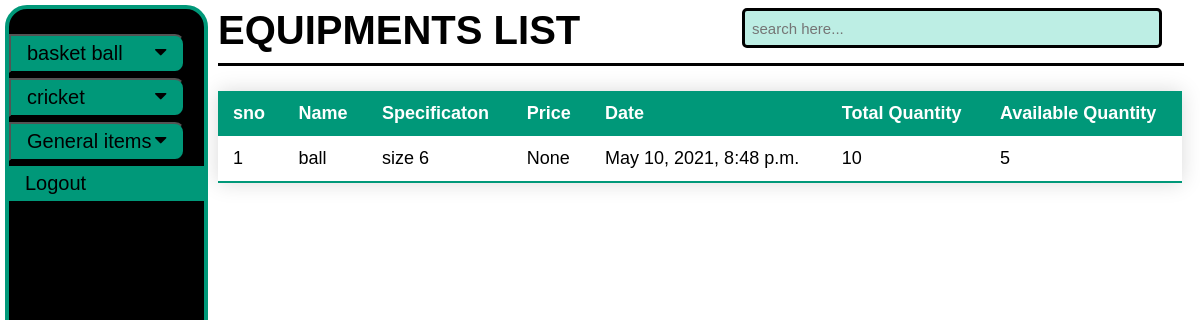
The page /1/equipmentsList/ (signed in) on the database its author committed.
### sportapp/models.py (models this page shows, shortened)
class clubs(models.Model):
    name = models.CharField(max_length=30,help_text='Enter a club name')
    secy_name= models.CharField(max_length=30,help_text='Enter a secy name')
    email=  models.EmailField()
    dept=models.CharField(max_length=40,help_text='Department')
    prog=models.CharField(max_length=50,help_text='Programme')

class equipment(models.Model):
    id = models.UUIDField(primary_key=True, default=uuid.uuid4, help_text='Unique ID for this particular equipment')
    name = models.CharField(max_length=30)
    total_quantity= models.IntegerField(null=True)
    available_quantity=models.IntegerField(null=True)
    sport= models.ForeignKey('clubs', on_delete=models.CASCADE)
    specification=models.TextField(null=True)
    date=models.DateTimeField(auto_now=True)
    price=models.FloatField(null=True)

### sportapp/views.py (the view)
# urls.py: path('<pk>/equipmentsList/', views.EquipmentListView, name='equipmentsList'),
@login_required(redirect_field_name='')
def EquipmentListView(request,pk):                                        #Equipment list view
    clubs_list=clubs.objects.all()
    club=clubs.objects.get(pk=pk)                                           # retrieving the required club
    equipments=club.equipment_set.all()                                     # all equipments of the required club
    equipments1=list(equipments)                                            # converting the equipments in the required club to list data type to sort them in alphabetical order
    equipments1.sort(key=alphabet)
    superin=issup(request)
    gensec=isgen(request)
    isre=0
    rem_clubs=[]
    ownclub=0                                                              # to separate general users from secy
    if(clubs.objects.filter(email=request.user.email)):                      #to find if user is secy of any club or general user
                clubs_list=clubs.objects.filter(email=request.user.email)
                rem_clubs=clubs.objects.exclude(email=request.user.email)
                isre=1
                if(clubs.objects.get(email=request.user.email).email==club.email):
                   ownclub=1
    elif(gensec or superin):
           isre=1
    context = {
             'clubs_list': clubs_list,
             'pk': pk,
            'equipments':equipments1,
            'super':superin,
            'gensec':gensec,
            'isre':isre,
            'rem':rem_clubs,
            'ownclub':ownclub
        }
    return render(request, 'sportapp/equipments_list.html', context)

### sportapp/views.py (called while the page is built)
def isgen(request):
    if request.user.email=="n.kailash@iitg.ac.in":
        return True
    else :
        return False

def issup(request):
    if request.user.email=="kpatel@iitg.ac.in":     # mail id of Superindent
        return True
    else :
        return False

def alphabet(d):                                                           #function for sorting based on name of the equipments
    return d.name

### sportapp/templates/sportapp/equipments_list.html (shortened to what this page needs)
<!DOCTYPE html>
<html>
<head>
<link rel="stylesheet" href="https://cdnjs.cloudflare.com/ajax/libs/font-awesome/4.7.0/css/font-awesome.min.css">
<link rel="stylesheet" type="text/css" href="../../static/style.css">
<link rel="stylesheet" type="text/css" href="../../static/sidebar.css">
</head>
<body>
<div class="sidenav">
    {% if clubs_list %}
    {% for club in clubs_list %}
  <button class="dropdown-btn">{{club.name}}
    <i class="fa fa-caret-down"></i>
    </button>
  {% endfor %}
  {% endif %}
   <button class="dropdown-btn">General items
    <i class="fa fa-caret-down"></i>
  </button>
  <a href="{% url 'django_auth_adfs:logout' %}">Logout</a>
</div>
<div class="main">
{% if super %}
  <div class="header"><h1>Equipments list</h1>
    <span>
    <a href="{% url 'equipments' pk %}" class="myButton" >Add Equipments</a>
    <input type="text" id="myInput" onkeyup="myFunction()" placeholder="search here..." title="Type in a name">
    </span>
    <hr style="width:100%", size="3", color=black>
  </div>
     {% else  %}
     <div class="header"><h1>Equipments list</h1>
      <span>
      <input type="text" id="myInput" onkeyup="myFunction()" placeholder="search here..." title="Type in a name">
      </span>
      <hr style="width:100%", size="3", color=black>
    </div>
    {% endif %}
    {% if equipments %}
    <table style="width:100%" class="styled-table" id="myTable">
      <thead>
        <tr>
            <th>sno</th>
            <th>Name</th>
            <th>Specificaton</th>
            <th>Price</th>
            <th>Date</th>
            <th>Total Quantity</th>
            <th>Available Quantity</th>
        </tr>
      </thead>
      <tbody>
      {% for equi in equipments %}
      <tr>
        <td></td>
        <td>{{equi.name}}</td>
        <td>{{equi.specification}}</td>
          <td>{{equi.price}}</td>
        <td>{{equi.date}}</td>
        <td>{{equi.total_quantity}}</td>
        <td>{{equi.available_quantity}}</td>
      </tr>
      {% endfor %}
      </tbody>
</table>
  {% else %}
    <p>There are no Equipments </p>
  {% endif %}
</div>
</body>
</html>

### sportapp/static/style.css (style rules this page uses)
* { font-family: 'Quicksand',sans-serif; }
.header h1 { display: inline; }
.header span { float: right; }
#myInput { color:black; margin-right:20px; float: right; width:400px; font-size: 15px; height:20px; padding: 7px; background:#bdeee4; border:3px solid black; border-radius:5px; }
h1 { font-family: "Trebuchet MS", sans-serif; font-size: 2em; font-weight:700; letter-spacing: 0px; text-transform: uppercase; }
.styled-table { border-collapse: collapse; margin: 25px 0; font-size: 0.9em; border-color:black; font-family: sans-serif; min-width: 400px; box-shadow: 0 0 20px rgba(0, 0, 0, 0.15); white-space: normal; line-height: normal; }
.styled-table thead tr { background-color: #009879; color: #ffffff; text-align: left; }
.styled-table th, .styled-table td { padding: 12px 15px; }
.styled-table tbody tr { border-bottom: thin solid #dddddd; }
.styled-table tbody tr:last-of-type { border-bottom: 2px solid #009879; }

### sportapp/static/sidebar.css (style rules this page uses)
.sidenav { height: 100%; width: 195px; position: fixed; border:4px solid #009879; border-radius: 22px ; z-index: 1; top: 5px; left: 5px; background-color:black; overflow-x: hidden; padding-top: 20px; }
.sidenav a { margin-top: 5px; margin-bottom: 5px; padding: 6px 8px 6px 16px; text-decoration: none; font-size: 20px; color:black; display: block; background: none; background-color: #009879 ; width: 90%; text-align: left; cursor: pointer; outline: none; }
.dropdown-btn { margin-top: 5px; margin-bottom: 5px; padding: 6px 8px 6px 16px; text-decoration: none; font-size: 20px; color:black; display: block; background: none; background-color: #009879; border-top-right-radius:10px; border-bottom-right-radius:10px; width: 90%; text-align: left; cursor: pointer; outline: none; }
.main { margin-left: 200px; font-size: 20px; padding: 0px 10px; }
.fa-caret-down { float: right; padding-right: 8px; }
tr td:first-child:before { counter-increment: Serial; content: "" counter(Serial); }
body { counter-reset: Serial; }

### rows shown on the page
clubs: name "basket ball"
clubs: name "cricket"
equipment: name "ball", specification "size 6", price "None", date "May 10, 2021, 8:48 p.m.", total_quantity "10", available_quantity "5"
